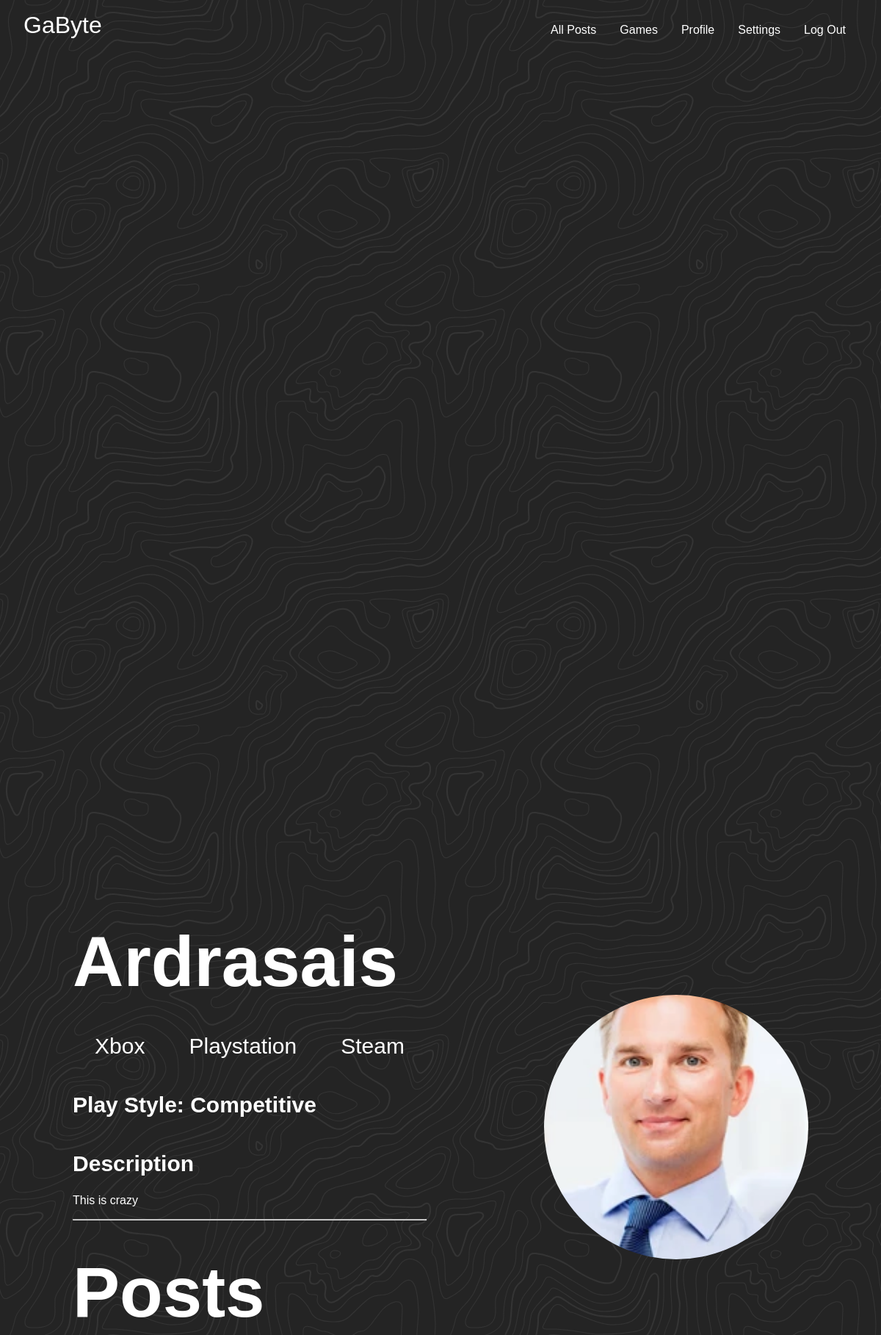
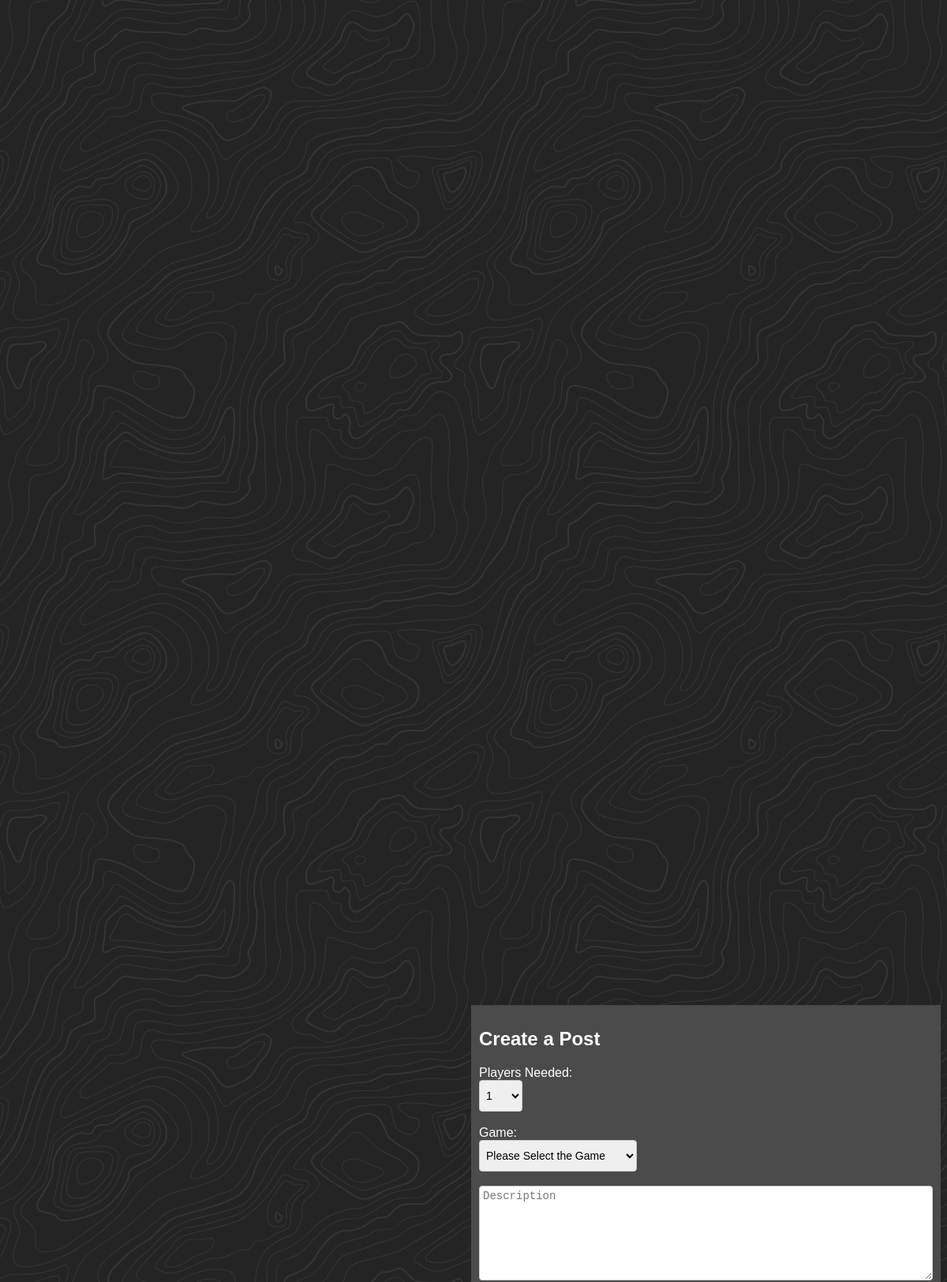
The page /userprofile.php?user=ardrasais279906369 (signed in, upper part) on the database its author committed (2 pictures, top to bottom).
### tables this page shows
CREATE TABLE `users` (
  `id` bigint(20) NOT NULL,
  `userid` bigint(20) DEFAULT NULL,
  `first_name` varchar(20) NOT NULL,
  `last_name` varchar(20) NOT NULL,
  `username` varchar(100) NOT NULL,
  `xbox_name` varchar(100) DEFAULT NULL,
  `playstation_name` varchar(100) DEFAULT NULL,
  `steam_name` varchar(100) DEFAULT NULL,
  `gamestyle` varchar(11) NOT NULL,
  `password` varchar(64) NOT NULL,
  `url_address` varchar(100) NOT NULL,
  `date` timestamp NOT NULL DEFAULT CURRENT_TIMESTAMP,
  `prof_img` varchar(500) NOT NULL DEFAULT 'uploads/360_F_346839683_6nAPzbhpSkIpb8pmAwufkC7c5eD7wYws.jpg',
  `description` text
);

### Config/config.php (called while the page is built, shortened)
<?php
class Connection{
    private $host = "localhost";
    private $username = "root";
    private $password = "root";
    private $db = "capstone_db";
    function connect(){
        $connection = mysqli_connect($this->host, $this->username, $this->password, $this->db);
        return $connection;
    }
    function read($query){
        $conn = $this->connect();
        $result = mysqli_query($conn, $query);
        if(!$result){
            return false;
        } else{
            $data = false;
            while($row = mysqli_fetch_assoc($result)){
                $data[] = $row;
            }
            return $data;
        }
    }
}

### Config/profIDClass.php (called while the page is built)
<?php
class ProfID{
    public function getProf($url_address){
        $query = "SELECT * FROM users WHERE url_address = '$url_address' limit 1";
        $db = new Connection();
        $data = $db->read($query);
        return $data;
    }
}

### userprofile.php (shortened to what this page needs)
<?php
$login = new SignIn();
$profiledata = $login->login_id($_SESSION['userid']);
$profID = new ProfID();
$profData = $profID->getProf($_GET['user']);
if(is_array($profData)){
    $profiledata = $profData[0];
}
?>
<html>
<head>
    <link rel="stylesheet" href="Config/mainstyle.css">
</head>
<body>
    <?php include("header.php"); ?>
    <section class="section profile_section">
        <div class="profile_col">
            <h1><?php echo $profiledata['username'] ?></h1>
            <?php
            if(isset($profiledata['xbox_name']) && $profiledata['xbox_name'] != 'NA' && $profiledata['xbox_name'] != 'na'){
                echo "<a href='https://account.xbox.com/en-US/Profile?gamerTag=" . $profiledata['xbox_name'] . "'>Xbox</a>";
            } else{
                echo "";
            }
            if(isset($profiledata['playstation_name']) && $profiledata['playstation_name'] != "NA" && $profiledata['playstation_name'] != "na"){
                echo "<a href='https://psnprofiles.com/" . $profiledata['playstation_name'] . "'>Playstation</a>";
            } else{
                echo "";
            }
            if(isset($profiledata['playstation_name']) && $profiledata['steam_name'] != 'NA' && $profiledata['steam_name'] != 'na'){
                echo "<a href='https://steamcommunity.com/id/" . $profiledata['steam_name'] . "'>Steam</a>";
            } else{
                echo "";
            }
            ?>
            <h3>Play Style: <?= $profiledata['gamestyle'] ?></h3>
            <h2>Description</h2>
            <p>
                <?php
                    if(isset($profiledata['description'])){
                        echo $profiledata['description'];
                    } else {
                        echo "Description of profile goes here";
                    }
                ?>
            </p>
            <hr>
            <h1>Posts</h1>
        </div>
        <div class="profile_col">
            <img src="<?= $profiledata['prof_img'] ?>" alt="Profile Picture">
        </div>
    </section>
    <section class="section posts_section">
        <div class="posts_col">
        </div>
        <?php
            if($_GET['user'] == $_SESSION['url_address']){
        ?>
        <div class="postingbox">
            <form method="POST">
                <h1>Create a Post</h1>
                <span style="font-weight: normal; float:left;">Players Needed:</span><br>
                <select class="postingplayers" name="needed">
                    <?php
                    for($i = 1; $i < 101; $i++){
                        echo "<option>" . $i . "</option>";
                    }
                    ?>
                </select><br><br>
                <span style="font-weight: normal; float:left;">Game:</span><br>
                <select class="postinggame" name="game">
                    <option>Please Select the Game</option>
                </select><br><br>
                <textarea name="description" value="" type="text" class="postingdescription" placeholder="Description"></textarea><br><br>
            </form>
        </div>
        <?php
            }
        ?>
    </section>
</body>
</html>

### rows shown on the page
users: username "Ardrasais", gamestyle "Competitive", description "This is crazy", prof_img (picture)

### other values the page prints
form field needed "1"
